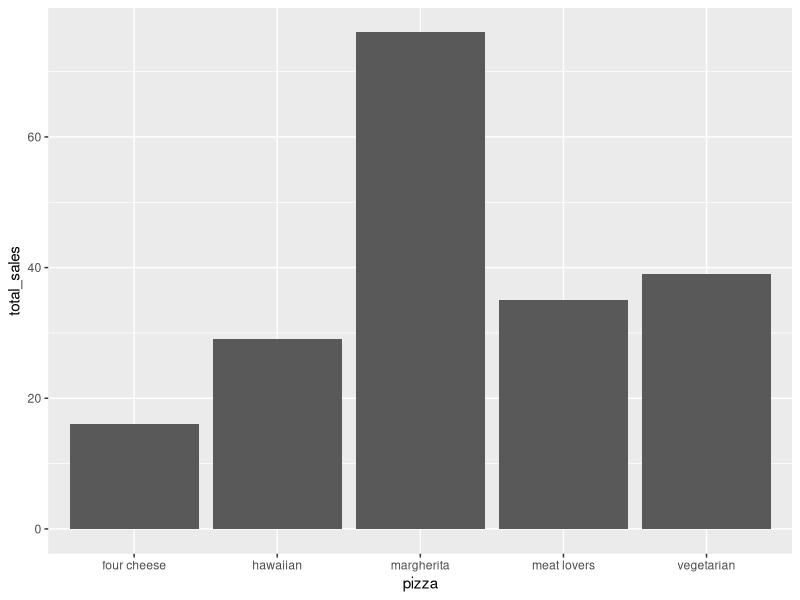
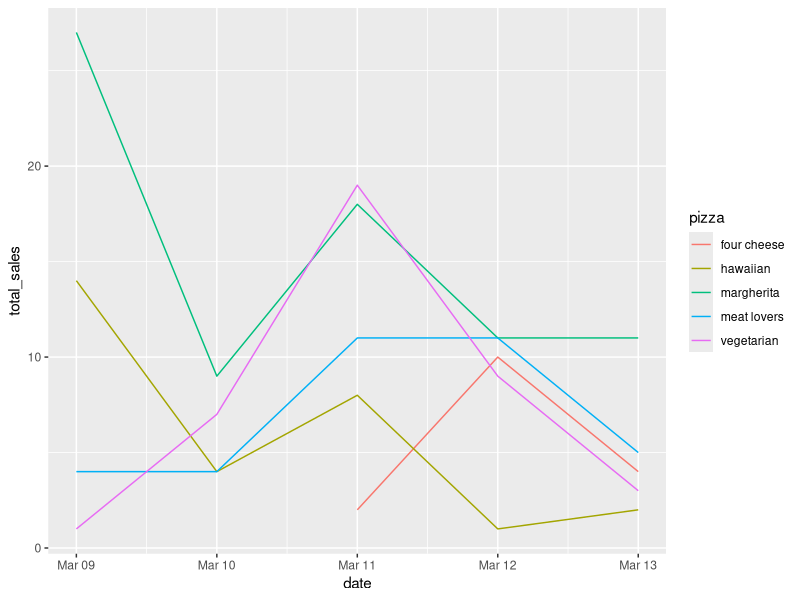
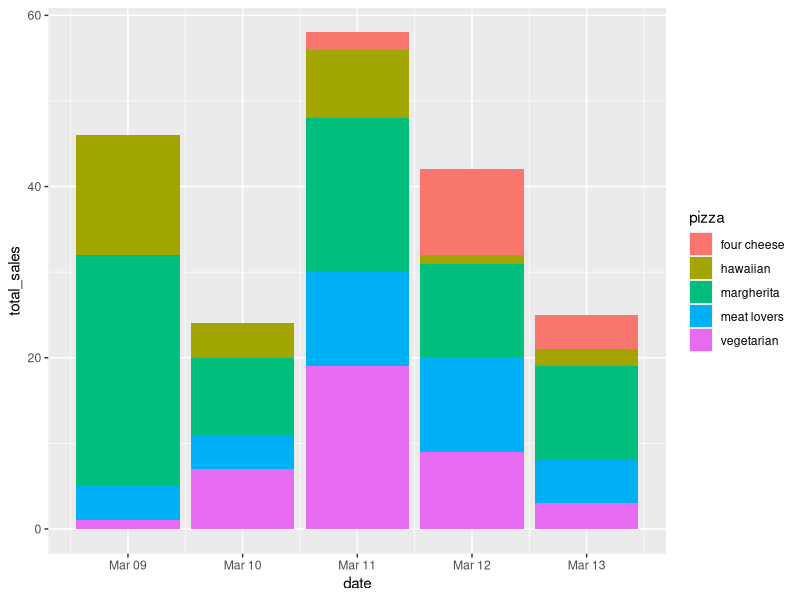

Write R code to recreate these figures, in order.
# Pizza sales

##### 1. Load packages #######
library(tidyverse)
library(lubridate)

##### 2. Load data #######
sales_data <- read.csv("sales/202003_sales.csv")

##### 3. Create summaries #####

# Monthly sales per pizza type
sales_summary <- sales_data %>%
  group_by(pizza, month) %>% 
  summarize(total_sales = sum(number))

ggplot(data = sales_summary, aes(x = pizza, y = total_sales))+
  geom_bar(stat = "identity")

# Daily sales
# Create "proper" dates
sales_data$date <- ymd(paste(sales_data$year, "/", sales_data$month, "/", sales_data$day))  

# Summarize data
sales_summary_daily <- sales_data %>%
  group_by(pizza, date) %>% 
  summarize(total_sales = sum(number))

# Plot
ggplot(data = sales_summary_daily, aes(x = date, y = total_sales, color = pizza))+
  geom_line()

ggplot(data = sales_summary_daily, aes(x = date, y = total_sales, fill = pizza))+
  geom_bar(stat = "identity")
